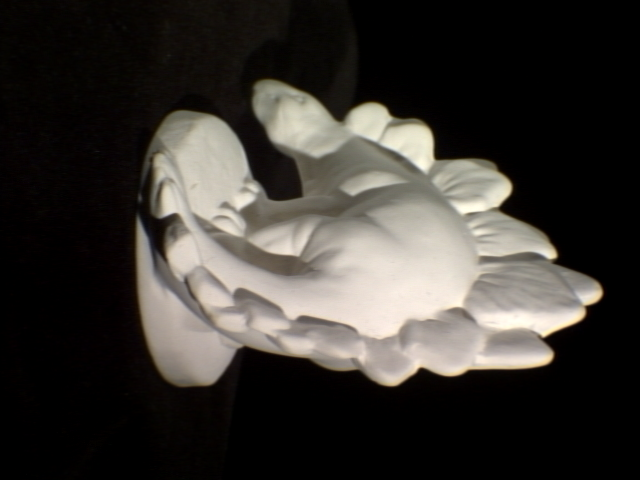
%> input picture sample03/07.png, 640 x 480 px
$ octave test.m   (GNU Octave 9; MATLAB toolbox functions it lacks are replaced by stand-ins)
%> lines starting %> are read from the running program, lines starting %| are printed output that depends on the picture
close all; clear; clc;
 %% Main Program
I1 = imread('sample03/07.png');
%> I1 is the input picture: size 480x640x3 uint8; mean R, G, B 57.4, 54, 49.6
I2 = imread('sample03/08.png');
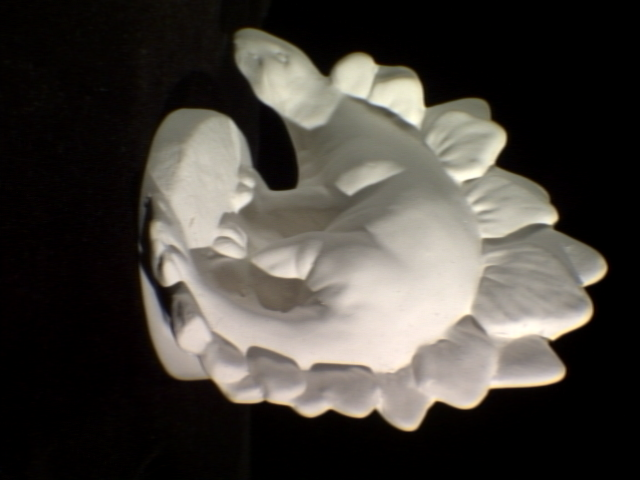
%> input picture sample03/08.png, 640 x 480 px
%> I2 is the input picture: size 480x640x3 uint8; mean R, G, B 70.2, 66.2, 60.6
% I1 = imrotate(I1, 90);
% I2 = imrotate(I2, 90);
I1 = rgb2gray(I1);
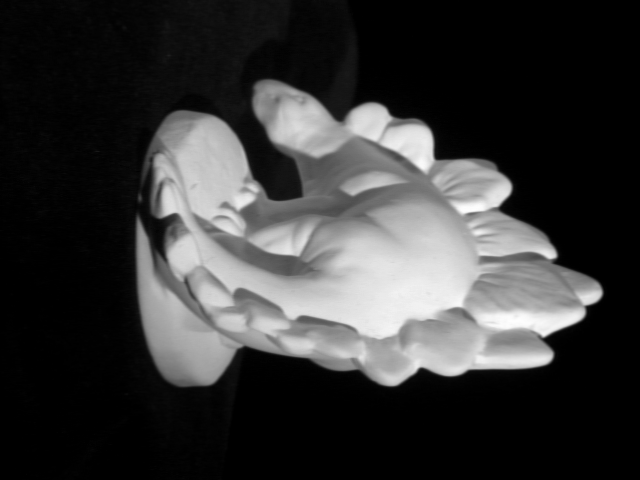
%> I1: size 480x640 uint8; min 0, max 254, mean 54.5
I2 = rgb2gray(I2);
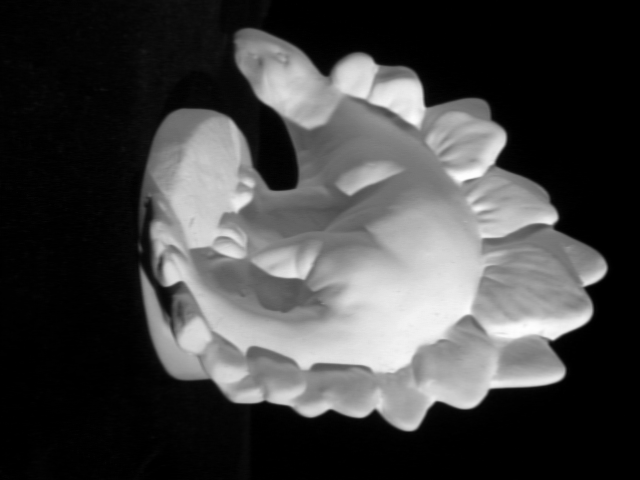
%> I2: size 480x640 uint8; min 0, max 254, mean 66.7

%> (the run ends here)
